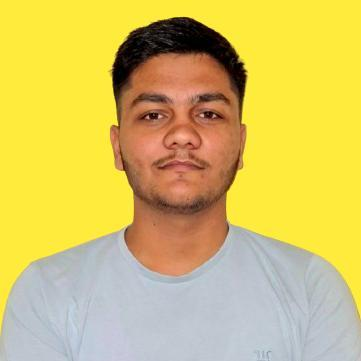
#> input picture images/Recent.png, 361 x 361 px, found by its file name
$ python d_line.py
#> lines starting #> are read from the running program, lines starting #| are printed output that depends on the picture; after the words box and inside, x2 and y2 are one past the last pixel; in counts of white or black regions, pixels touching at a corner belong together
import cv2

img = cv2.imread("images/Recent.png")
#> img is the input picture: shape (361, 361, 3); mean B, G, R 102.4, 193.5, 214.1

if img is None:
    print("Opp's ! Your image is give's error !")
else:
    print("Image Loaded successfully !")
    P1 = (50, 100)
    P2 = (300, 100)
    color = (250, 0 , 0)
    thikness = 4
    cv2.line(img, P1, P2, color, thikness)
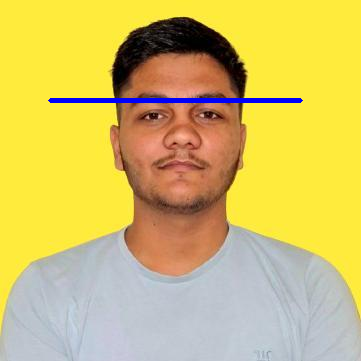
#> img: shape (361, 361, 3); 0.97% of pixels changed, all inside (x1, y1, x2, y2) = (48, 98, 303, 103)
    cv2.imshow("Line draw !", img)
    cv2.waitKey(0)
    cv2.destroyAllWindows()
